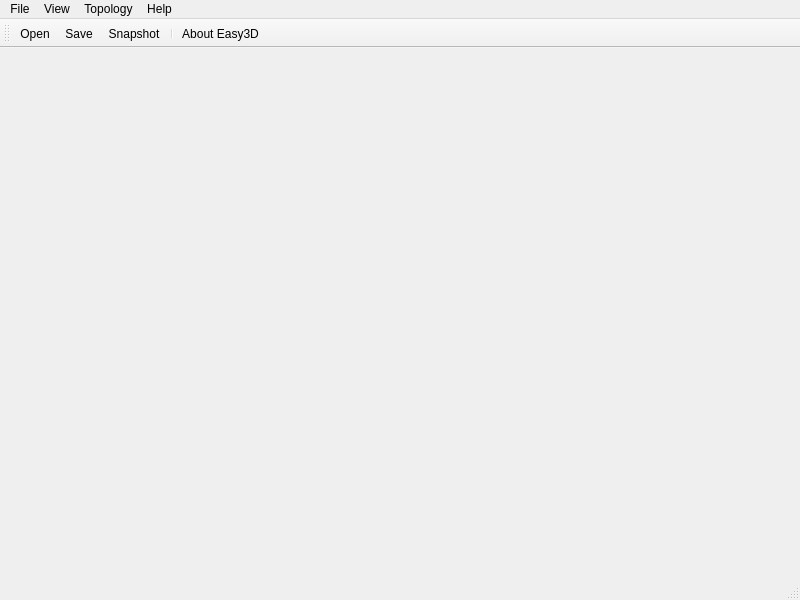
<?xml version="1.0" encoding="UTF-8"?>
<ui version="4.0">
 <class>MainWindow</class>
 <widget class="QMainWindow" name="MainWindow">
  <property name="geometry">
   <rect>
    <x>0</x>
    <y>0</y>
    <width>800</width>
    <height>600</height>
   </rect>
  </property>
  <property name="minimumSize">
   <size>
    <width>800</width>
    <height>600</height>
   </size>
  </property>
  <property name="windowTitle">
   <string>MainWindow</string>
  </property>
  <widget class="QWidget" name="centralWidget"/>
  <widget class="QMenuBar" name="menuBar">
   <property name="geometry">
    <rect>
     <x>0</x>
     <y>0</y>
     <width>800</width>
     <height>17</height>
    </rect>
   </property>
   <widget class="QMenu" name="menuFile">
    <property name="title">
     <string>File</string>
    </property>
    <widget class="QMenu" name="menuRecentFiles">
     <property name="title">
      <string>Recent Files</string>
     </property>
     <addaction name="separator"/>
     <addaction name="actionClearRecentFiles"/>
    </widget>
    <addaction name="actionOpen"/>
    <addaction name="actionSave"/>
    <addaction name="separator"/>
    <addaction name="menuRecentFiles"/>
    <addaction name="separator"/>
    <addaction name="actionExit"/>
   </widget>
   <widget class="QMenu" name="menuView">
    <property name="title">
     <string>View</string>
    </property>
    <addaction name="actionSnapshot"/>
    <addaction name="separator"/>
    <addaction name="actionSetBackgroundColor"/>
   </widget>
   <widget class="QMenu" name="menuHelp">
    <property name="title">
     <string>Help</string>
    </property>
    <addaction name="actionAbout"/>
   </widget>
   <widget class="QMenu" name="menuTopology">
    <property name="title">
     <string>Topology</string>
    </property>
    <addaction name="actionTopologyStatistics"/>
    <addaction name="separator"/>
   </widget>
   <addaction name="menuFile"/>
   <addaction name="menuView"/>
   <addaction name="menuTopology"/>
   <addaction name="menuHelp"/>
  </widget>
  <widget class="QToolBar" name="mainToolBar">
   <attribute name="toolBarArea">
    <enum>TopToolBarArea</enum>
   </attribute>
   <attribute name="toolBarBreak">
    <bool>false</bool>
   </attribute>
   <addaction name="actionOpen"/>
   <addaction name="actionSave"/>
   <addaction name="actionSnapshot"/>
   <addaction name="separator"/>
   <addaction name="actionAbout"/>
  </widget>
  <widget class="QStatusBar" name="statusBar"/>
  <action name="actionOpen">
   <property name="icon">
    <iconset>
     <normaloff>:/resources/icons/fileopen.png</normaloff>:/resources/icons/fileopen.png</iconset>
   </property>
   <property name="text">
    <string>Open</string>
   </property>
   <property name="shortcut">
    <string>Ctrl+O</string>
   </property>
  </action>
  <action name="actionSave">
   <property name="icon">
    <iconset>
     <normaloff>:/resources/icons/filesave.png</normaloff>:/resources/icons/filesave.png</iconset>
   </property>
   <property name="text">
    <string>Save</string>
   </property>
   <property name="shortcut">
    <string>Ctrl+S</string>
   </property>
  </action>
  <action name="actionExit">
   <property name="icon">
    <iconset>
     <normaloff>:/resources/icons/exit.png</normaloff>:/resources/icons/exit.png</iconset>
   </property>
   <property name="text">
    <string>Exit</string>
   </property>
   <property name="shortcut">
    <string>Ctrl+Q</string>
   </property>
  </action>
  <action name="actionAbout">
   <property name="icon">
    <iconset>
     <normaloff>:/resources/icons/help.png</normaloff>:/resources/icons/help.png</iconset>
   </property>
   <property name="text">
    <string>About Easy3D</string>
   </property>
   <property name="toolTip">
    <string>About Easy3D</string>
   </property>
  </action>
  <action name="actionClearRecentFiles">
   <property name="icon">
    <iconset>
     <normaloff>:/resources/icons/clear.png</normaloff>:/resources/icons/clear.png</iconset>
   </property>
   <property name="text">
    <string>Clear</string>
   </property>
  </action>
  <action name="actionSnapshot">
   <property name="icon">
    <iconset>
     <normaloff>:/resources/icons/snap_shot.png</normaloff>:/resources/icons/snap_shot.png</iconset>
   </property>
   <property name="text">
    <string>Snapshot</string>
   </property>
   <property name="shortcut">
    <string>S</string>
   </property>
  </action>
  <action name="actionSetBackgroundColor">
   <property name="text">
    <string>Background Color</string>
   </property>
  </action>
  <action name="actionTopologyStatistics">
   <property name="text">
    <string>Show Statistics</string>
   </property>
  </action>
 </widget>
 <layoutdefault spacing="6" margin="11"/>
 <resources/>
 <connections/>
</ui>
